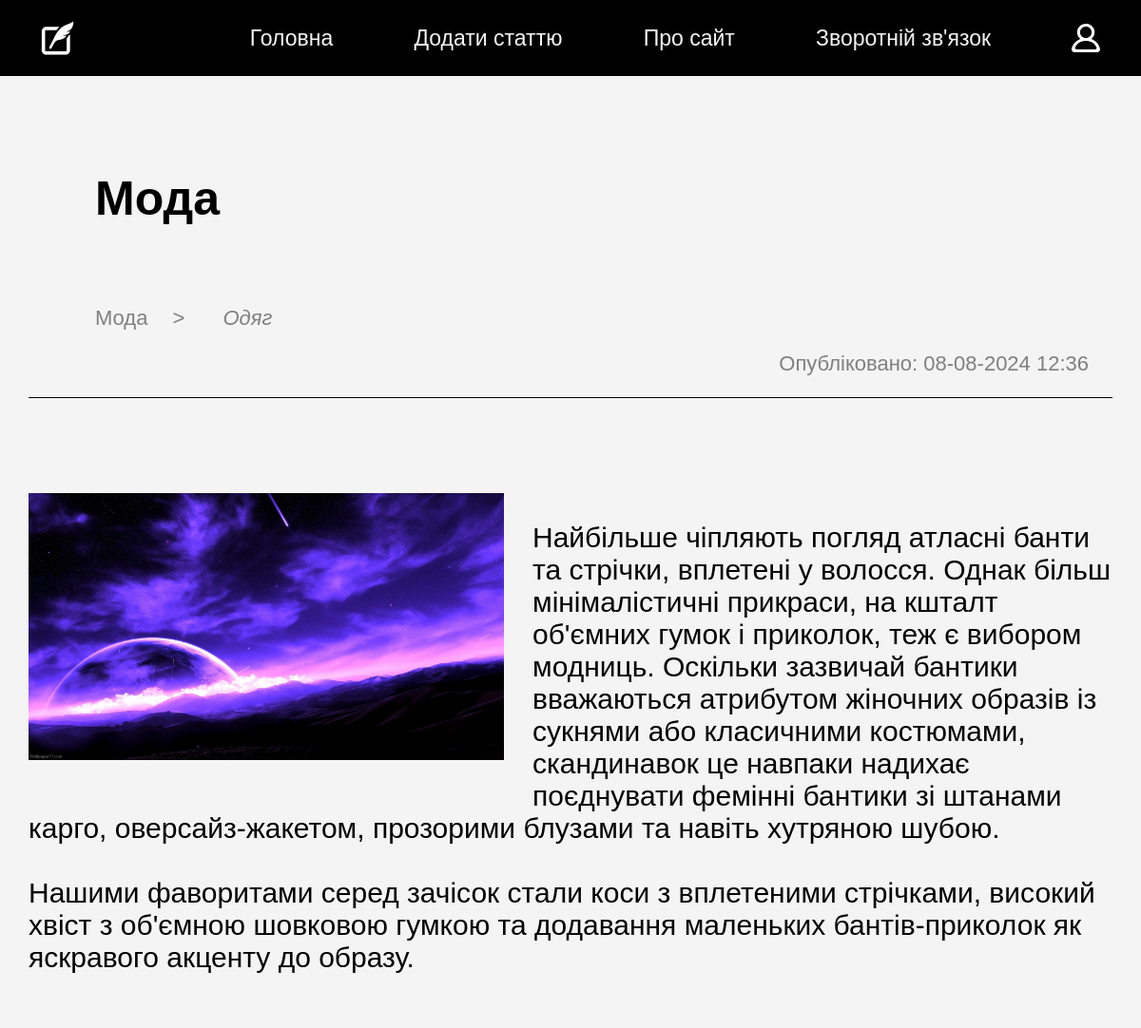
/post/moda/, run on an earlier commit of the app's database.
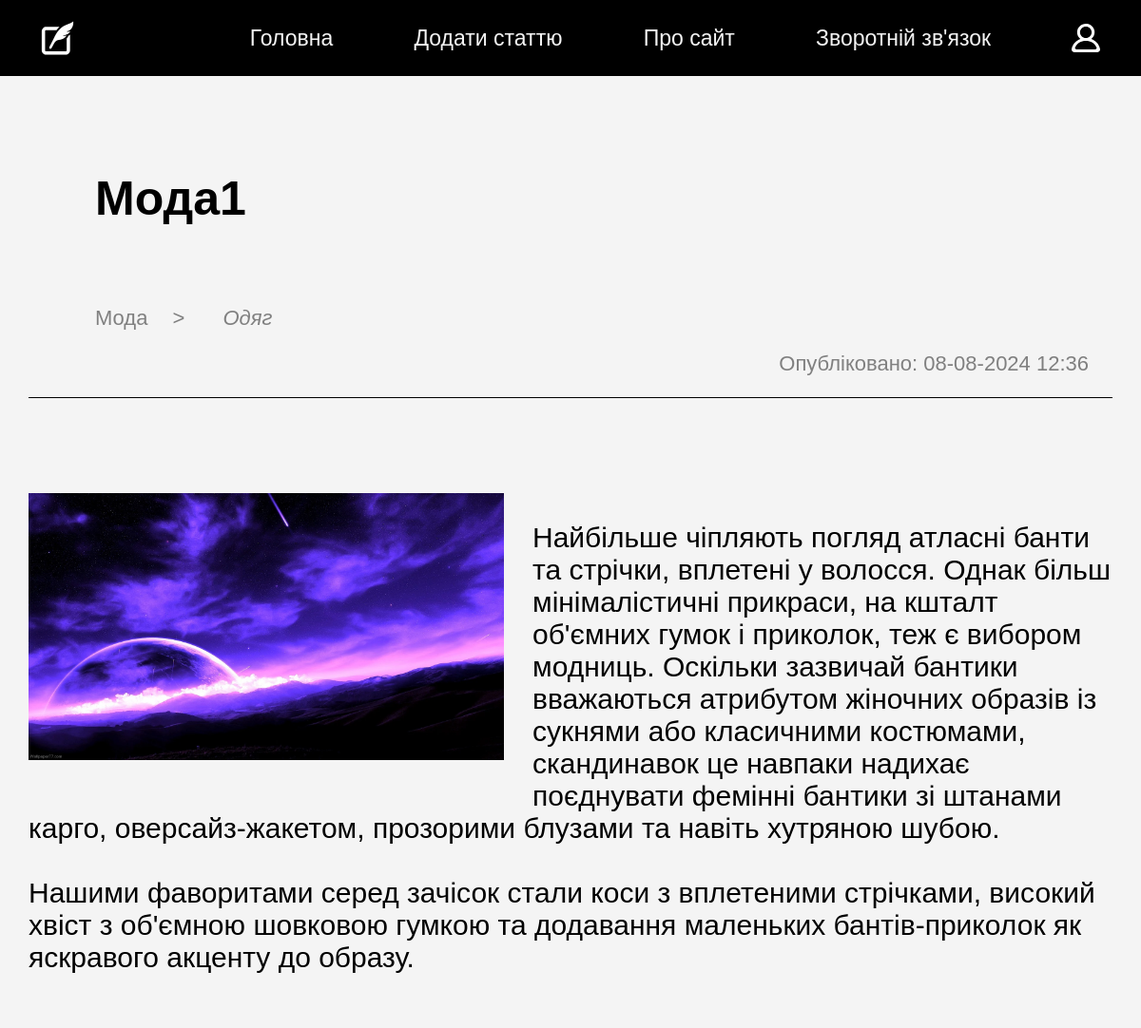
And on a later commit of the database.
### blog/models.py (models this page shows, shortened)
class Post(models.Model):
    class Status(models.IntegerChoices):
        DRAFT = 0
        PUBLISHED = 1
    title = models.CharField(max_length=255,verbose_name='Заголовок')
    slug = models.SlugField(max_length=255, unique=True, db_index=True,  validators=[
        MinLengthValidator(5, message='Мінімум 5 символів'),
        MaxLengthValidator(100, message='Максимум 100 символів'),
    ],)
    image = models.ImageField(upload_to='images/%Y/%m/%d', default=None, blank=True, null=True, verbose_name = 'Фото')
    content = models.TextField(blank=True,verbose_name='Вміст')
    time_create = models.DateTimeField(auto_now_add=True,verbose_name='Дата створення')
    time_update = models.DateTimeField(auto_now=True,verbose_name='Дата зміни')
    is_published = models.BooleanField(choices=tuple(map(lambda x: (bool(x[0]),x[1]), Status.choices)), default=Status.PUBLISHED,verbose_name='Статус')
    category = models.ForeignKey('Category', on_delete=models.PROTECT, related_name='posts',verbose_name='Категорія')
    tags = models.ManyToManyField('TagPost', blank=True, related_name='tags',verbose_name='Теги')
    author = models.ForeignKey(get_user_model(), on_delete=models.SET_NULL, related_name='posts', null=True, default=None)
    objects = models.Manager()
    published = PublishedManager()
    class Meta():
        verbose_name = 'Пост'
        verbose_name_plural = 'Пости'
        ordering = ['-time_create']
        indexes = [
            models.Index(fields=['-time_create'])
        ]

class Category(models.Model):
    name = models.CharField(max_length=100,verbose_name='Категорія')
    slug = models.SlugField(max_length=255, unique=True, db_index=True)
    class Meta():
        verbose_name = 'Категорію'
        verbose_name_plural = 'Категорії'
    def __str__(self):
        return self.name
    def get_absolute_url(self):
        return reverse('category', kwargs={'category_slug': self.slug})
    objects = models.Manager()
    not_empty = NotEmptyCategory()

class TagPost(models.Model):
    tag = models.CharField(max_length=100, db_index=True)
    slug = models.SlugField(max_length=255, unique=True, db_index=True)
    def __str__(self):
        return self.tag
    def get_absolute_url(self):
        return reverse('tag', kwargs={'tag_slug': self.slug})

### blog/views.py (the view)
# urls.py: path('post/<slug:post_slug>/', views.ShowPost.as_view(), name='post'),
class ShowPost(DataMixin, DetailView):
    template_name = 'blog/post.html'
    context_object_name = 'post'
    slug_url_kwarg = 'post_slug'
    menu_selected = ''
    def get_context_data(self, **kwargs):
        context = super().get_context_data(**kwargs)
        return self.get_mixin_context(context, title=context['post'].title)
    def get_object(self, queryset=None):
        return get_object_or_404(Post.published, slug=self.kwargs[self.slug_url_kwarg])

### blog/models.py (called while the page is built)
    def get_queryset(self):
        return super().get_queryset().filter(is_published = Post.Status.PUBLISHED)

### blog/utils.py (called while the page is built)
    def get_mixin_context(self, context, **kwargs):
        context['cat_selected'] = self.cat_selected
        context['menu_selected'] = self.menu_selected
        context.update(kwargs)
        return context

### users/context_processors.py (called while the page is built)
def get_blog_context(request):
    return {'main_menu': menu}

### blog/templates/blog/post.html
{%extends 'base.html'%} {%block content%} {%with post.tags.all as tags and post.category as cat%}
<div class="title-container">
  <h1 class="post-page-title">{{post.title}}</h1>
  <div class="tags-container">
   <a href="{{ cat.get_absolute_url }}" class="post-tag">{{post.category}}&nbsp; </a>
   {% if tags%}
   <a class="post-tag-sign">><a/>
    {%for tag in tags %}
    <div class="post-tag">
      <i> <a href="{{ tag.get_absolute_url }}" class="post-tag">{{tag}}</a> </i>
    </div>
    {%endfor%} {%endif%}
  </div>
  <div class='time-container'>
  <p class="post-time">
    Опубліковано: {{ post.time_create|date:"d-m-Y H:i" }}
  </p>
</div>
</div>
<div class="post-container">
  <div class="content-container"> {%if post.image%}
    <img src="{{ post.image.url }}" class='post-image-big'>
    {%endif%}
    <p class="post-page-content">{{ post.content|linebreaksbr }}</p>
  </div>
</div>
{%endwith%} {%endblock%}

### templates/base.html (shortened to what this page needs)
{% load static %}
{% load blog_tags %}
<!DOCTYPE html>
<html lang="en">
<head>
    <link rel="stylesheet" href="{% static 'blog/css/styles.css' %}">
</head>
<body>
<div class="container">
   <div class="navbar">
  <img src="{% static 'blog/images/logo.svg' %}" alt="Logo" class="logo">
  {% for elem in main_menu %}
    {% if elem.url == menu_selected %}
      <p class='nav-links-active'>
        {{ elem.title }}
      </p>
    {% else %}
      <div  id="nav-link">
        <a href="{% url elem.url %}">{{ elem.title }}</a>
      </div>
    {% endif %}
  {% endfor %}
  <div class="profile-container">
    <a href="#" class="profile-icon">
      <img src="{% static 'blog/images/profile.svg' %}" alt="login" class="profile">
    </a>
  </div>
</div>
    {% block content %}
    {% endblock %}
</div>
</body>
</html>

### petblog/static/blog/css/styles.css (style rules this page uses)
body { margin: 0; padding: 0; background-color: #f4f4f4; font-family: "Montserrat", sans-serif; overflow: scroll; }
.navbar { width: 100%; height: 80px; margin-top: 0px; background-color: black; display: flex; flex-direction: row; justify-content: space-around; }
#nav-link { text-decoration: none; display: flex; align-items: center; font-size: 23px; }
#nav-link a { color: #f4f4f4; text-decoration: none; }
.logo { width: 35px; margin-right: 100px; }
.profile { width: 30px; }
.post-container { display: flex; flex-direction: column; width: 100%; align-items: center; }
.post-page-title { font-size: 50px; padding-bottom: 50px; }
.post-page-content { font-size: 30px; }
.content-container { width: 95%; border-top: 1px black solid; padding-top: 100px; margin-bottom: 200px; }
.title-container { margin-left: 100px; margin-top: 100px; }
.post-time { font-size: 22px; color: gray; }
.time-container { width: 95%; display: flex; flex-direction: row; justify-content: end; }
.tags-container { display: flex; width: 500px; gap:20px; flex-wrap: wrap; flex-direction: row; }
.post-tag { width: fit-content; text-decoration: none; font-size: 22px; color: gray; }
.post-tag-sign { font-size: 22px; color: gray; }
.post-image-big { width: 500px; float: left; padding:0px 30px 30px 0px; }
.profile-container { position: relative; display: inline-block; margin-top:25px }

What changed in the data, as far as the page shows it:
changed Post "Мода": title "Мода" → "Мода1"
